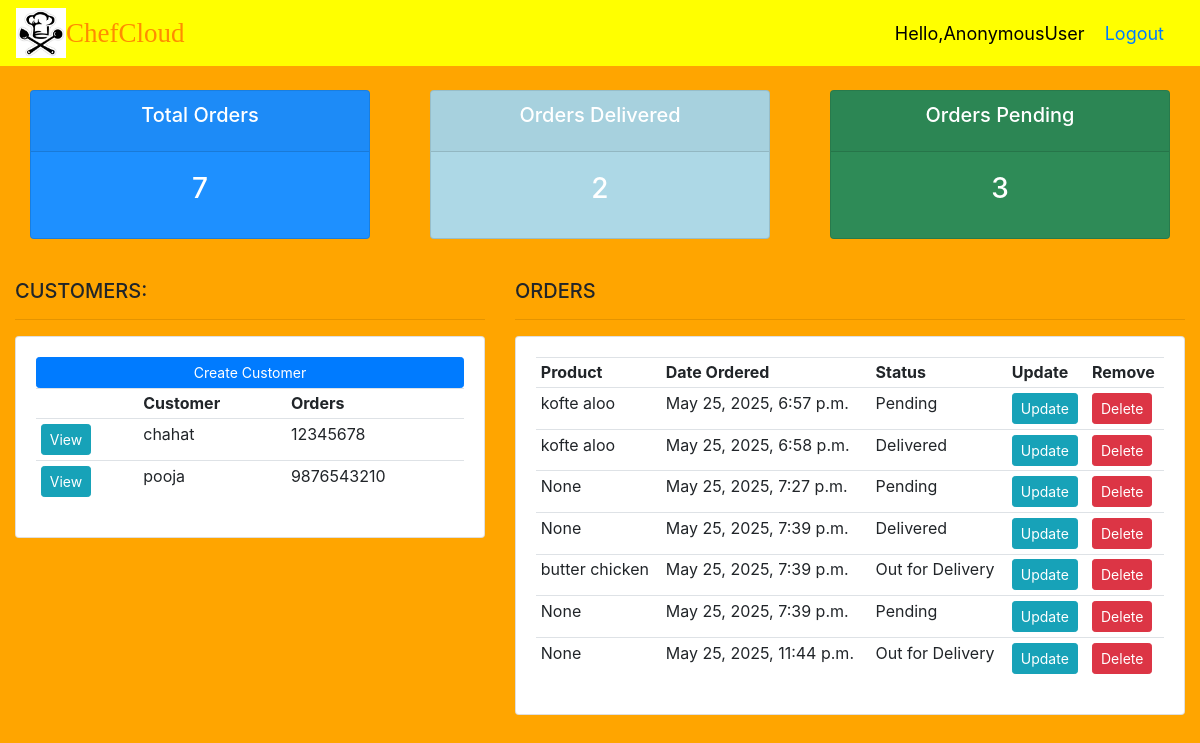
The page / on the database its author committed.
### accounts/models.py (models this page shows, shortened)
class Customer(models.Model):
    user=models.OneToOneField(User,null=True,on_delete=models.CASCADE)
    name=models.CharField(max_length=200,null=True)
    phone=models.CharField(max_length=200,null=True)
    email=models.CharField(max_length=200,null=True)
    data_created=models.DateTimeField(auto_now_add=True)

class Order(models.Model):
    STATUS=(('Pending','Pending'),('Out for Delivery','Out for Delivery'),('Delivered','Delivered'))
    customer =models.ForeignKey(Customer,null=True,on_delete=models.SET_NULL)
    product =models.ForeignKey(Product,null=True,on_delete=models.SET_NULL)
    category=models.CharField(max_length=200,null=True)
    date_created=models.DateTimeField(auto_now_add=True)
    status =models.CharField(max_length=200,null=True,choices=STATUS)

class Product(models.Model):
    CATEGORY=(('Veg','Veg'),('Non-Veg','Non-Veg'))
    name=models.CharField(max_length=200,null=True)
    price =models.FloatField(null=True)
    category=models.CharField(max_length=200,null=True,choices=CATEGORY)
    description=models.CharField(max_length=200,null=True,blank=True)
    date_created=models.DateTimeField(auto_now_add=True)
    tags=models.ManyToManyField(Tag)
    def __str__(self):
        return self.name

### accounts/views.py (the view)
# urls.py: 2. Add a URL to urlpatterns:  path('', views.home, name='home')
def home(request):
    orders=Order.objects.all()
    customers=Customer.objects.all()
    total_customers=customers.count()
    total_orders=orders.count()
    delivered=orders.filter(status='Delivered').count()
    pending=orders.filter(status='Pending').count()
    context={'orders':orders,'customers':customers,'total_customers':total_customers,'total_orders':total_orders,'delivered':delivered,'pending':pending}
    return render(request,"accounts/dashboard.html",context)

### accounts/templates/accounts/dashboard.html
{% extends 'accounts/main.html' %}
{% block content %}
{% include 'accounts/status.html' %}
<br>
<div class="row">
    <div class="col-md-5">
        <h5>CUSTOMERS:</h5>
        <hr>
        <div class="card card-body">
            <a class="btn btn-primary btn-sm btn-block" href="">Create Customer</a>
            <table class="table table-sm">
                <tr>
                    <th></th>
                    <th>Customer</th>
                    <th>Orders</th>
                </tr>
                   {% for customer in customers %}
               <tr>
                <td><a class="btn btn-sm btn-info" href="{% url 'customer' customer.id %}">View</a></td>
                <td>{{customer.name}}</td>
                <td>{{customer.phone}}</td>
                </tr>
                {% endfor %}
            </table>
        </div>
    </div>
    <div class="col-md-7">
        <h5>ORDERS</h5>
        <hr>
        <div class="card card-body">
            <table class="table table-sm">
                <tr>
                    <th>Product</th>
                    <th>Date Ordered</th>
                    <th>Status</th>
                    <th>Update</th>
                    <th>Remove</th>
                </tr>
               {% for order in orders %}
                <tr>
                <td>{{order.product}}</td>
                <td>{{order.date_created}}</td>
                <td>{{order.status}}</td>
                <td><a class="btn btn-sm btn-info" href="{% url 'update_order' order.id %}">Update</a></td>
                <td><a a class="btn btn-sm btn-danger" href="{% url 'delete_order' order.id %}">Delete</a></td>
                </tr>
                {% endfor %}
            </table>
        </div>
    </div>
</div>
{% endblock %}

### accounts/templates/accounts/main.html (shortened to what this page needs)
{% load static %}
<html lang="en">
<head>
  <link rel="stylesheet" type="text/css" href="{% static 'css/main.css' %}">
  <link rel="stylesheet" href="https://cdn.jsdelivr.net/npm/bootstrap@4.3.1/dist/css/bootstrap.min.css">
</head>
<body>
    {% include 'accounts/navbar.html' %}
    <div class="container-fluid">
    {% block content %}
    {% endblock %}
</body>
</html>

### accounts/templates/accounts/navbar.html (shortened to what this page needs)
{% load static %}
<nav class="navbar navbar-expand-lg navbar-light bg-yellow">
  <img src="{% static 'images/logo.jpg' %}" height="50px">
  <span class="name">ChefCloud</span>
  <span class="hello-msg">Hello,{{request.user}}</span>
  <span class="hello-msg"><a href="{% url 'logout' %}">Logout</a></span>
</nav>

### accounts/templates/accounts/status.html
<br>
<div class="row">
    <div class="col">
        <div class="col-md">
            <div class="card text-center text-white mb-3" id="total-orders">
                <div class="card-header">
                    <h5 class="card-title">Total Orders</h5>
                </div>
                <div class="card-body">
                    <h3 class="card-title">{{total_orders}}</h3>
                </div>
            </div>
        </div>
    </div>
    <div class="col">
        <div class="col-md">
            <div class="card text-center text-white mb-3" id="orders-delivered">
                <div class="card-header">
                    <h5 class="card-title">Orders Delivered</h5>
                </div>
                <div class="card-body">
                    <h3 class="card-title">{{delivered}}</h3>
                </div>
            </div>
        </div>
    </div>
    <div class="col">
        <div class="col-md">
            <div class="card text-center text-white mb-3" id="orders-pending">
                <div class="card-header">
                    <h5 class="card-title">Orders Pending</h5>
                </div>
                <div class="card-body">
                    <h3 class="card-title">{{pending}}</h3>
                </div>
            </div>
        </div>
    </div>
</div>

### static/css/main.css (style rules this page uses)
.bg-yellow { background-color: yellow !important; }
body { background-color:#FFA500 !important; }
#total-orders { background-color:#1E90FF; }
#orders-delivered { background-color:#ADD8E6; }
#orders-pending { background-color:#2E8B57; }

### accounts/templates/accounts/navbar.html (style rules this page uses)
.hello-msg { font-size:18px; color:black; margin-right:20px }
.name { font-size:27px; color:#FF8C00; font-family:algerian; }

### rows shown on the page
Customer: name "chahat", phone "12345678"
Customer: name "pooja", phone "9876543210"
Order: product "kofte aloo", date_created "May 25, 2025, 6:57 p.m.", status "Pending"
Order: product "kofte aloo", date_created "May 25, 2025, 6:58 p.m.", status "Delivered"
Order: product "None", date_created "May 25, 2025, 7:27 p.m.", status "Pending"
Order: product "None", date_created "May 25, 2025, 7:39 p.m.", status "Delivered"
Order: product "butter chicken", date_created "May 25, 2025, 7:39 p.m.", status "Out for Delivery"
Order: product "None", date_created "May 25, 2025, 7:39 p.m.", status "Pending"
Order: product "None", date_created "May 25, 2025, 11:44 p.m.", status "Out for Delivery"

### other values the page prints
{{ request.user }} "AnonymousUser"
{{ total_orders }} "7"
{{ delivered }} "2"
{{ pending }} "3"
